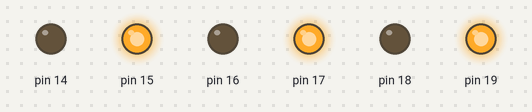
This sketch was run on a simulated Arduino Uno, built with avr-gcc and run on an emulated ATmega328P. Shown: output pins drawn as LEDs (lit = HIGH). What the sketch prints to the serial monitor is not drawn.

Above: at 0.1 s.
Timing chart, 0 to 1.6 s (numbered marks = the images above):
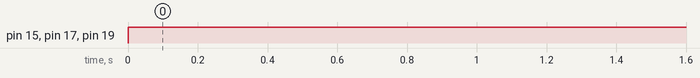

The sketch:

6.3.ino
```cpp
#include <avr/io.h>
#include <util/delay.h>

int main (void)
{
  DDRC = 0b11111111;
  Serial.begin(2000000);

  while(true){
    int var1 = 0b00100000;
    PORTC = 0b10101010;

    int result = !(var1);
    Serial.println(result);
    _delay_ms(2500);
  }
}
```

Measured:
- by itself, pin 15, pin 17, pin 19: LOW → HIGH at 0.00 s
